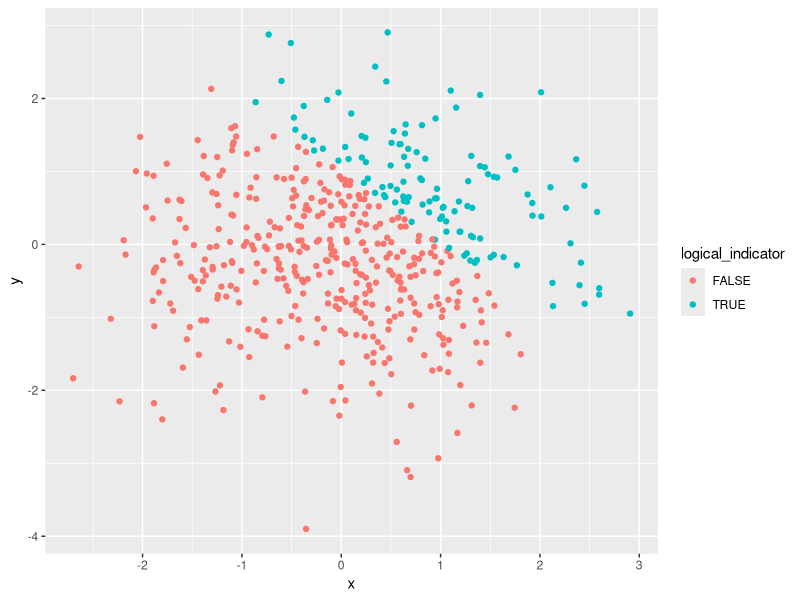
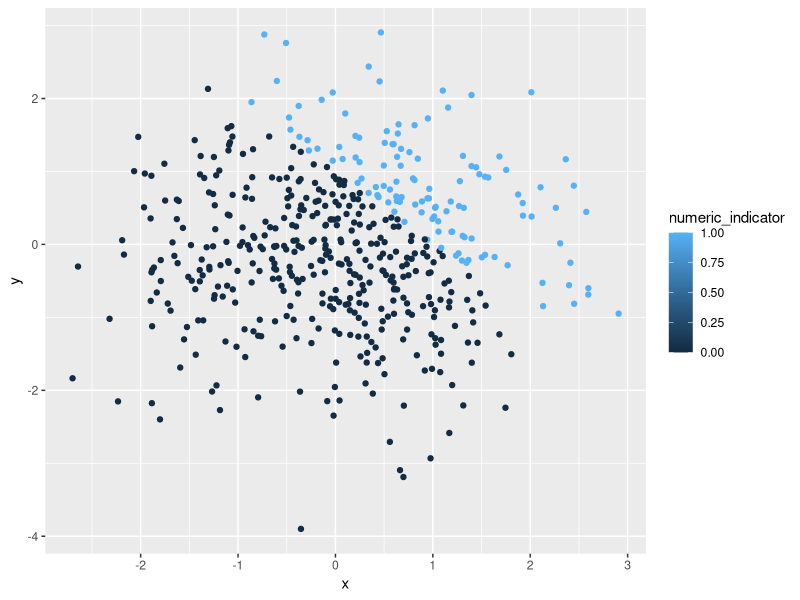
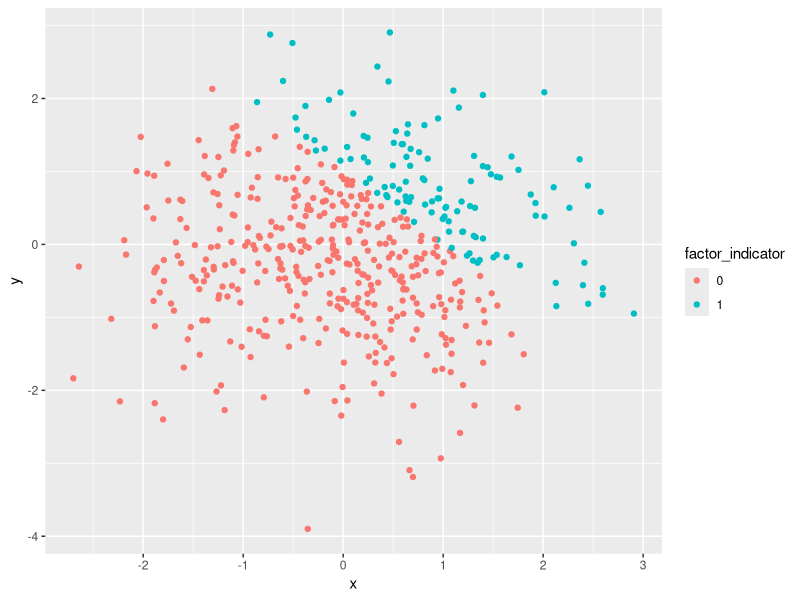
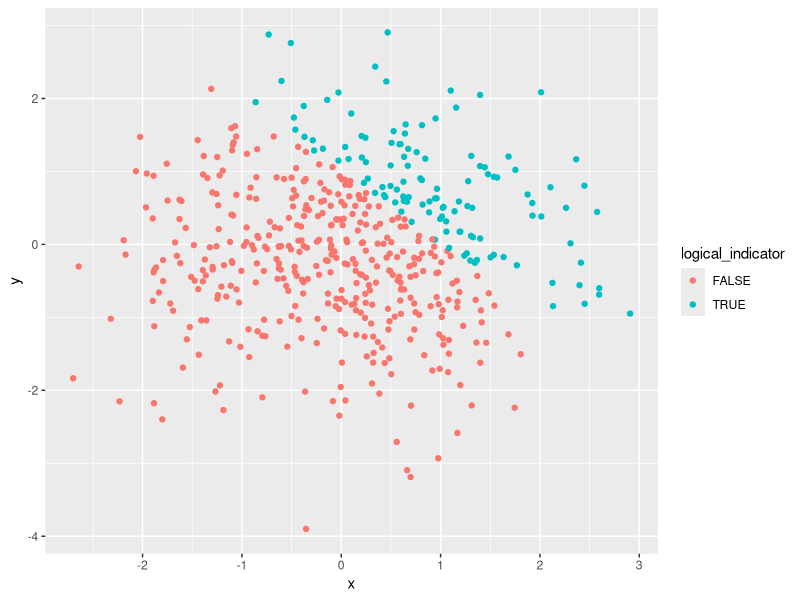

The R script that drew these images, in order:
## ---- chunk 1
# load the necessary package
library(tidyverse)
## ---- chunk 2
set.seed(2581) # set the randomized seed to ensure the reproducibility

problem_1 <- tibble(
  vec_numeric = rnorm(8),
  vec_logical = vec_numeric > 0,
  vec_character = c("Tom", "Sam", "Bob", "Ivy", "Hans", "Ann", "Tony", "Roy"),
  vec_grade = factor(c("A", "B", "C", "B", "B", "A", "C", "B"))
)
## ---- chunk 3
# Show the results and hide the warning message
logical_to_numeric <- as.numeric(pull(problem_1, vec_logical)) *
                      pull(problem_1, vec_numeric)
logical_to_numeric

logical_to_factor <- as.factor(pull(problem_1, vec_logical)) *
                     pull(problem_1, vec_numeric)
logical_to_factor

logical_factor_numeric <- as.numeric(as.factor(pull(problem_1, vec_logical))) *
                          pull(problem_1, vec_numeric)
logical_factor_numeric
## ---- chunk 4
set.seed(8125) # set the randomized seed to ensure the reproducibility

problem_2 <- tibble(
  x = rnorm(500),
  y = rnorm(500),
  logical_indicator = x + y > 1,
  numeric_indicator = as.numeric(logical_indicator),
  factor_indicator = as.factor(numeric_indicator)
)
## ---- chunk 5
ggplot(problem_2, aes(x = x, y = y, color = logical_indicator)) + geom_point()
ggsave("scatterplot_1.png") # save the first scatterplot

ggplot(problem_2, aes(x = x, y = y, color = numeric_indicator)) + geom_point()

ggplot(problem_2, aes(x = x, y = y, color = factor_indicator)) + geom_point()
